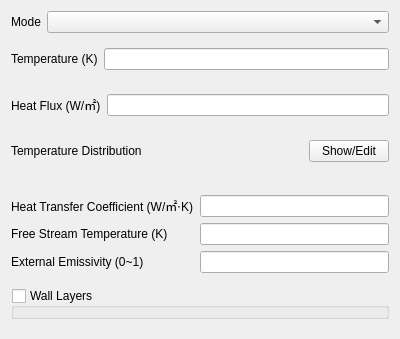
<?xml version="1.0" encoding="UTF-8"?>
<ui version="4.0">
 <class>WallHeatTransferContent</class>
 <widget class="QWidget" name="WallHeatTransferContent">
  <property name="geometry">
   <rect>
    <x>0</x>
    <y>0</y>
    <width>400</width>
    <height>322</height>
   </rect>
  </property>
  <property name="windowTitle">
   <string>Form</string>
  </property>
  <layout class="QVBoxLayout" name="verticalLayout">
   <item>
    <widget class="QWidget" name="widget" native="true">
     <layout class="QFormLayout" name="formLayout_10">
      <property name="leftMargin">
       <number>0</number>
      </property>
      <property name="topMargin">
       <number>0</number>
      </property>
      <property name="rightMargin">
       <number>0</number>
      </property>
      <property name="bottomMargin">
       <number>0</number>
      </property>
      <item row="0" column="0">
       <widget class="QLabel" name="label_13">
        <property name="text">
         <string>Mode</string>
        </property>
       </widget>
      </item>
      <item row="0" column="1">
       <widget class="PythonComboBox" name="mode"/>
      </item>
     </layout>
    </widget>
   </item>
   <item>
    <widget class="QWidget" name="constantTemperature" native="true">
     <layout class="QFormLayout" name="formLayout_11">
      <property name="leftMargin">
       <number>0</number>
      </property>
      <property name="rightMargin">
       <number>0</number>
      </property>
      <item row="0" column="0">
       <widget class="QLabel" name="label">
        <property name="text">
         <string>Temperature (K)</string>
        </property>
       </widget>
      </item>
      <item row="0" column="1">
       <widget class="BatchableFloatEdit" name="temperature">
        <property name="sizePolicy">
         <sizepolicy hsizetype="Expanding" vsizetype="Fixed">
          <horstretch>0</horstretch>
          <verstretch>0</verstretch>
         </sizepolicy>
        </property>
       </widget>
      </item>
     </layout>
    </widget>
   </item>
   <item>
    <widget class="QWidget" name="constantHeatFlux" native="true">
     <layout class="QFormLayout" name="formLayout_12">
      <property name="leftMargin">
       <number>0</number>
      </property>
      <property name="rightMargin">
       <number>0</number>
      </property>
      <item row="0" column="0">
       <widget class="QLabel" name="label_2">
        <property name="text">
         <string>Heat Flux (W/㎡)</string>
        </property>
       </widget>
      </item>
      <item row="0" column="1">
       <widget class="BatchableFloatEdit" name="heatFlux">
        <property name="sizePolicy">
         <sizepolicy hsizetype="Expanding" vsizetype="Fixed">
          <horstretch>0</horstretch>
          <verstretch>0</verstretch>
         </sizepolicy>
        </property>
       </widget>
      </item>
     </layout>
    </widget>
   </item>
   <item>
    <widget class="QWidget" name="temperatureDistribution" native="true">
     <layout class="QHBoxLayout" name="horizontalLayout">
      <property name="leftMargin">
       <number>0</number>
      </property>
      <property name="rightMargin">
       <number>0</number>
      </property>
      <item>
       <widget class="QLabel" name="label_6">
        <property name="text">
         <string>Temperature Distribution</string>
        </property>
       </widget>
      </item>
      <item>
       <spacer name="horizontalSpacer">
        <property name="orientation">
         <enum>Qt::Horizontal</enum>
        </property>
        <property name="sizeHint" stdset="0">
         <size>
          <width>160</width>
          <height>20</height>
         </size>
        </property>
       </spacer>
      </item>
      <item>
       <widget class="QPushButton" name="editTemperatureDistribution">
        <property name="text">
         <string>Show/Edit</string>
        </property>
       </widget>
      </item>
     </layout>
    </widget>
   </item>
   <item>
    <widget class="QWidget" name="convection" native="true">
     <layout class="QVBoxLayout" name="verticalLayout_7">
      <property name="leftMargin">
       <number>0</number>
      </property>
      <property name="rightMargin">
       <number>0</number>
      </property>
      <item>
       <widget class="QWidget" name="widget_5" native="true">
        <layout class="QFormLayout" name="formLayout_13">
         <property name="leftMargin">
          <number>0</number>
         </property>
         <property name="rightMargin">
          <number>0</number>
         </property>
         <item row="0" column="0">
          <widget class="QLabel" name="label_3">
           <property name="text">
            <string>Heat Transfer Coefficient (W/㎡⋅K)</string>
           </property>
          </widget>
         </item>
         <item row="0" column="1">
          <widget class="BatchableFloatEdit" name="heatTransferCoefficient">
           <property name="sizePolicy">
            <sizepolicy hsizetype="Expanding" vsizetype="Fixed">
             <horstretch>0</horstretch>
             <verstretch>0</verstretch>
            </sizepolicy>
           </property>
          </widget>
         </item>
         <item row="1" column="0">
          <widget class="QLabel" name="label_4">
           <property name="text">
            <string>Free Stream Temperature (K)</string>
           </property>
          </widget>
         </item>
         <item row="1" column="1">
          <widget class="BatchableFloatEdit" name="freeStreamTemperature">
           <property name="sizePolicy">
            <sizepolicy hsizetype="Expanding" vsizetype="Fixed">
             <horstretch>0</horstretch>
             <verstretch>0</verstretch>
            </sizepolicy>
           </property>
          </widget>
         </item>
         <item row="2" column="0">
          <widget class="QLabel" name="label_5">
           <property name="text">
            <string>External Emissivity (0~1)</string>
           </property>
          </widget>
         </item>
         <item row="2" column="1">
          <widget class="BatchableFloatEdit" name="externalEmissivity">
           <property name="sizePolicy">
            <sizepolicy hsizetype="Expanding" vsizetype="Fixed">
             <horstretch>0</horstretch>
             <verstretch>0</verstretch>
            </sizepolicy>
           </property>
          </widget>
         </item>
        </layout>
       </widget>
      </item>
      <item>
       <widget class="WallLayersBox" name="wallLayers">
        <property name="title">
         <string>Wall Layers</string>
        </property>
        <property name="checkable">
         <bool>true</bool>
        </property>
        <property name="checked">
         <bool>false</bool>
        </property>
       </widget>
      </item>
     </layout>
    </widget>
   </item>
  </layout>
 </widget>
 <customwidgets>
  <customwidget>
   <class>BatchableFloatEdit</class>
   <extends>QLineEdit</extends>
   <header>baramFlow.view.widgets.batchable_float_edit</header>
  </customwidget>
  <customwidget>
   <class>PythonComboBox</class>
   <extends>QComboBox</extends>
   <header location="global">widgets.python_combo_box</header>
  </customwidget>
  <customwidget>
   <class>WallLayersBox</class>
   <extends>QGroupBox</extends>
   <header>baramFlow.view.setup.boundary_conditions.wall_layers_widget</header>
   <container>1</container>
  </customwidget>
 </customwidgets>
 <resources>
  <include location="../../../../resource.qrc"/>
 </resources>
 <connections/>
</ui>
